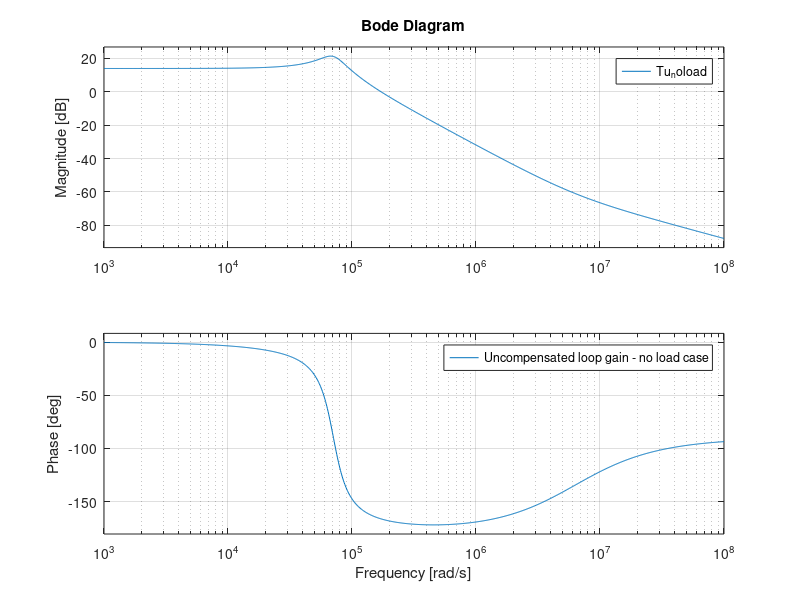
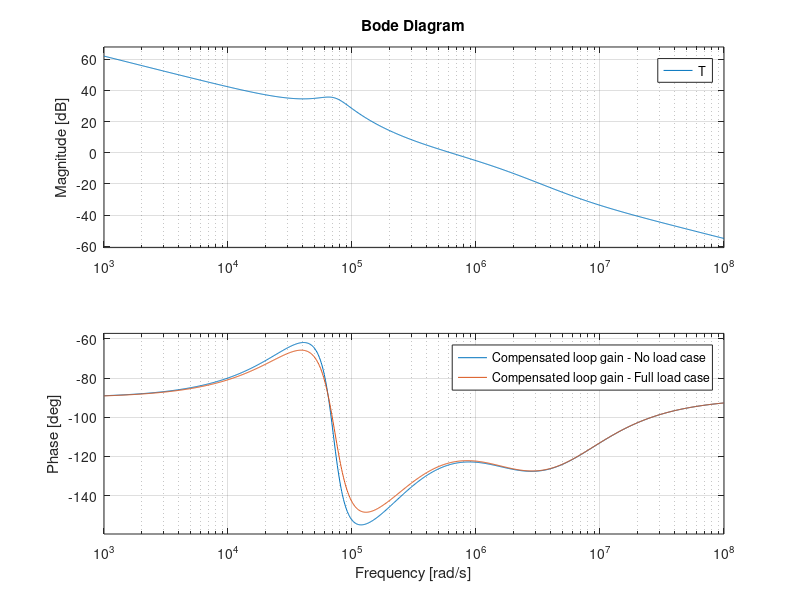
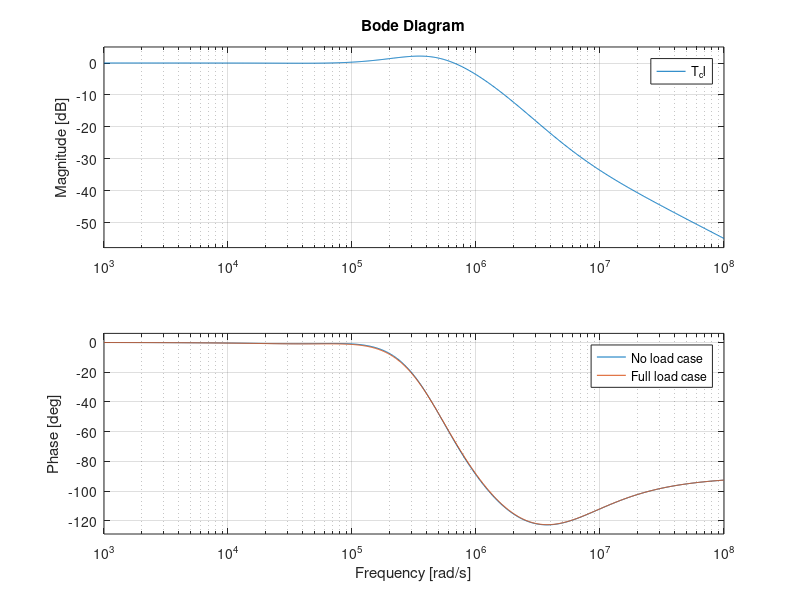
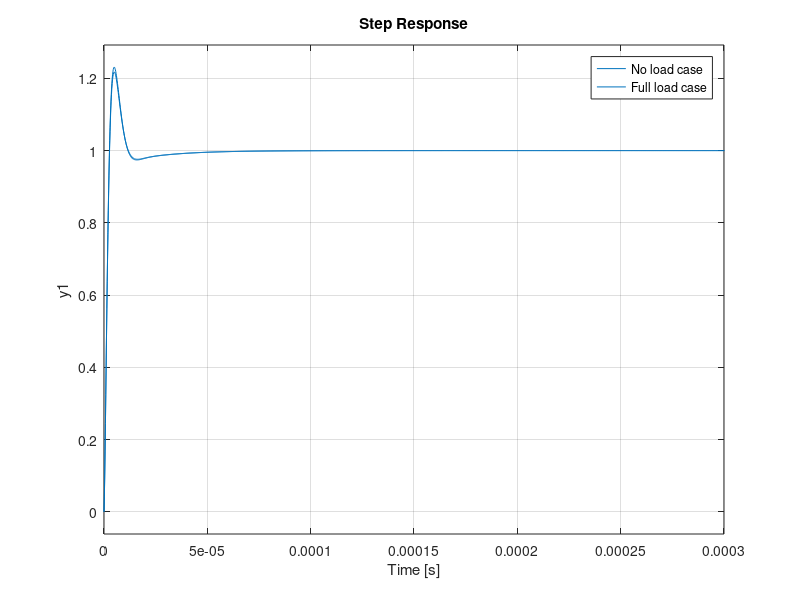

Recreate these plots in MATLAB, in order.
Vg=5;               % Input voltage
V=1.8;              % Output voltage

%Load - Load current: 2uA - 6.5A
R=0.5;               % Load resistance
R_noload = 1.2e6;
%Inductor current
I=V/R;

fsw=1e6;            % Switching frequency
Tsw=1/fsw           % Switching period

%Inductor
L=1e-6             % Inductance
RL=15e-3           % Internal resistance

%Capacitor
C=200e-6             % Capacitance
Resr=0.8e-3          % ESR value

%Mosfet
Rdson=15e-3        % On-state resistance
Vf=0.78            % Anti-paralel diode forward voltage


%% DC analysis
%Duty cycle value
Duty=(V/Vg)*(1+((RL+Rdson)/R))      % Duty cycle value

%% Small signal AC analysis
s=tf('s')

Re=RL+Rdson

%Gvd
Gvd=((Vg*R)/(Re+R))*((1+s*C*Resr)/(((L*C*(R+Resr))/(Re+R))*s^2+((R*Re*C+Resr*Re*C+Resr*R*C+L)/(Re+R))*s+1))

%Gvg
Gvg=((Duty*R)/(Re+R))*((1+s*C*Resr)/(((L*C*(R+Resr))/(Re+R))*s^2+((R*Re*C+Resr*Re*C+Resr*R*C+L)/(Re+R))*s+1))

%Zout
Zout=(-(R*Re)/(Re+R))*(1+s*(L/Re))*((1+s*C*Resr)/(((L*C*(R+Resr))/(Re+R))*s^2+((R*Re*C+Resr*Re*C+Resr*R*C+L)/(Re+R))*s+1))

%Gvd_noload
Gvd_noload = (Vg*(1+s*C*Resr))/(L*C*s^2+(Re+Resr)*C*s+1)
%Gvg_noload
Gvg_noload = ((Duty*R_noload)/(Re+R_noload))*((1+s*C*Resr)/(((L*C*(R_noload+Resr))/(Re+R_noload))*s^2+((R_noload*Re*C+Resr*Re*C+Resr*R_noload*C+L)/(Re+R_noload))*s+1))
%Zout_noload
Zout_noload = (-(R_noload*Re)/(Re+R_noload))*(1+s*(L/Re))*((1+s*C*Resr)/(((L*C*(R_noload+Resr))/(Re+R_noload))*s^2+((R_noload*Re*C+Resr*Re*C+Resr*R_noload*C+L)/(Re+R_noload))*s+1))

%% Compensator design
%Parameters for controller design
Vm=1;      % Peak of PWM generator
H=1;     % voltage sensor gain

% desired cut-off freq and phase margin
fc = 100e3;
PM = (52/180)*pi;

% pole and zero values of the compensator
fz = fc*sqrt((1-sin(PM))/(1+sin(PM)))
fp = fc*sqrt((1+sin(PM))/(1-sin(PM)))
fL = 8e3;

wz = 2*pi*fz;
wp= 2*pi*fp;
wL = 2*pi*fL;
wc = 2*pi*fc;

Tuo = 0.065;

Gco = sqrt((1+(wc/wp)^2)/((1+(wc/wz)^2)*(1+(wL/wc)^2)))/Tuo

Gc = (Gco*(1+s/wz)*(1+wL/s))/(1+s/wp)

%Compensator parameters
R1=3e3;

R2 = Gco*R1

C2 = 1/(R2*wL)

Z4 = 1/(wp)

C4 = (1/R1)*((1/wz)-Z4)

R4 = Z4/C4


figure(1)
Tu_noload = Gvd_noload*(1/Vm)*H
T_noload = Tu_noload*Gc
bode(Tu_noload)
legend('Uncompensated loop gain - no load case')

figure(2)
Tu = Gvd*(1/Vm)*H
T= Tu*Gc
bode(T_noload)
hold on
bode(T)
legend('Compensated loop gain - No load case','Compensated loop gain - Full load case' )

figure(3)
T_cl_noload = T_noload/(1+T_noload)
T_cl = T/(1+T)
bode(T_cl_noload)
hold on
bode(T_cl)
legend('No load case','Full load case' )

figure(4)
T_cl_noload = T_noload/(1+T_noload)
T_cl = T/(1+T)
step(T_cl_noload)
hold on
step(T_cl)
legend('No load case','Full load case' )

figure(5)
Gvg_cl_noload = Gvg_noload/(1+T_noload)
Gvg_cl = Gvg/(1+T)
step(Gvg_cl_noload)
hold on
step(Gvg_cl)
legend('No load case','Full load case' )

figure(6)
Zout_cl_noload = Zout_noload/(1+T_noload)
Zout_cl = Zout/(1+T)
step(Zout_cl_noload)
hold on
step(Zout_cl)
legend('No load case','Full load case')


